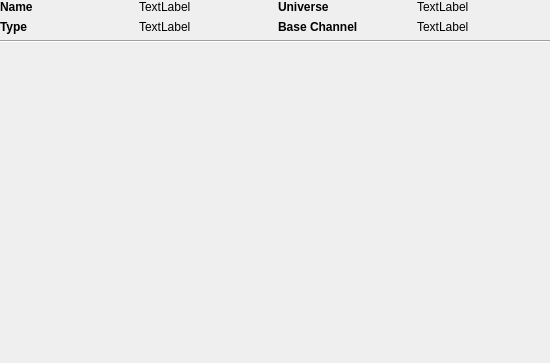
<?xml version="1.0" encoding="UTF-8"?>
<ui version="4.0">
 <class>Form</class>
 <widget class="QWidget" name="Form">
  <property name="geometry">
   <rect>
    <x>0</x>
    <y>0</y>
    <width>550</width>
    <height>363</height>
   </rect>
  </property>
  <property name="windowTitle">
   <string>Form</string>
  </property>
  <layout class="QGridLayout" name="gridLayout">
   <property name="leftMargin">
    <number>0</number>
   </property>
   <property name="topMargin">
    <number>0</number>
   </property>
   <property name="rightMargin">
    <number>0</number>
   </property>
   <property name="bottomMargin">
    <number>0</number>
   </property>
   <item row="1" column="2">
    <widget class="QLabel" name="label_2">
     <property name="font">
      <font>
       <weight>75</weight>
       <bold>true</bold>
      </font>
     </property>
     <property name="text">
      <string>Base Channel</string>
     </property>
    </widget>
   </item>
   <item row="0" column="2">
    <widget class="QLabel" name="label">
     <property name="font">
      <font>
       <weight>75</weight>
       <bold>true</bold>
      </font>
     </property>
     <property name="text">
      <string>Universe</string>
     </property>
    </widget>
   </item>
   <item row="0" column="3">
    <widget class="QLabel" name="label_universe">
     <property name="text">
      <string>TextLabel</string>
     </property>
    </widget>
   </item>
   <item row="1" column="3">
    <widget class="QLabel" name="label_basechannel">
     <property name="text">
      <string>TextLabel</string>
     </property>
    </widget>
   </item>
   <item row="0" column="0">
    <widget class="QLabel" name="label_3">
     <property name="font">
      <font>
       <weight>75</weight>
       <bold>true</bold>
      </font>
     </property>
     <property name="text">
      <string>Name</string>
     </property>
    </widget>
   </item>
   <item row="0" column="1">
    <widget class="QLabel" name="label_name">
     <property name="text">
      <string>TextLabel</string>
     </property>
    </widget>
   </item>
   <item row="1" column="0">
    <widget class="QLabel" name="label_5">
     <property name="font">
      <font>
       <weight>75</weight>
       <bold>true</bold>
      </font>
     </property>
     <property name="text">
      <string>Type</string>
     </property>
    </widget>
   </item>
   <item row="1" column="1">
    <widget class="QLabel" name="label_type">
     <property name="text">
      <string>TextLabel</string>
     </property>
    </widget>
   </item>
   <item row="2" column="0" colspan="4">
    <widget class="Line" name="line">
     <property name="orientation">
      <enum>Qt::Horizontal</enum>
     </property>
    </widget>
   </item>
   <item row="3" column="0" colspan="4">
    <widget class="QWidget" name="param_widget" native="true">
     <property name="sizePolicy">
      <sizepolicy hsizetype="Expanding" vsizetype="Expanding">
       <horstretch>0</horstretch>
       <verstretch>0</verstretch>
      </sizepolicy>
     </property>
     <layout class="QVBoxLayout" name="verticalLayout">
      <property name="leftMargin">
       <number>0</number>
      </property>
      <property name="topMargin">
       <number>0</number>
      </property>
      <property name="rightMargin">
       <number>0</number>
      </property>
      <property name="bottomMargin">
       <number>0</number>
      </property>
     </layout>
    </widget>
   </item>
  </layout>
 </widget>
 <resources/>
 <connections/>
</ui>
